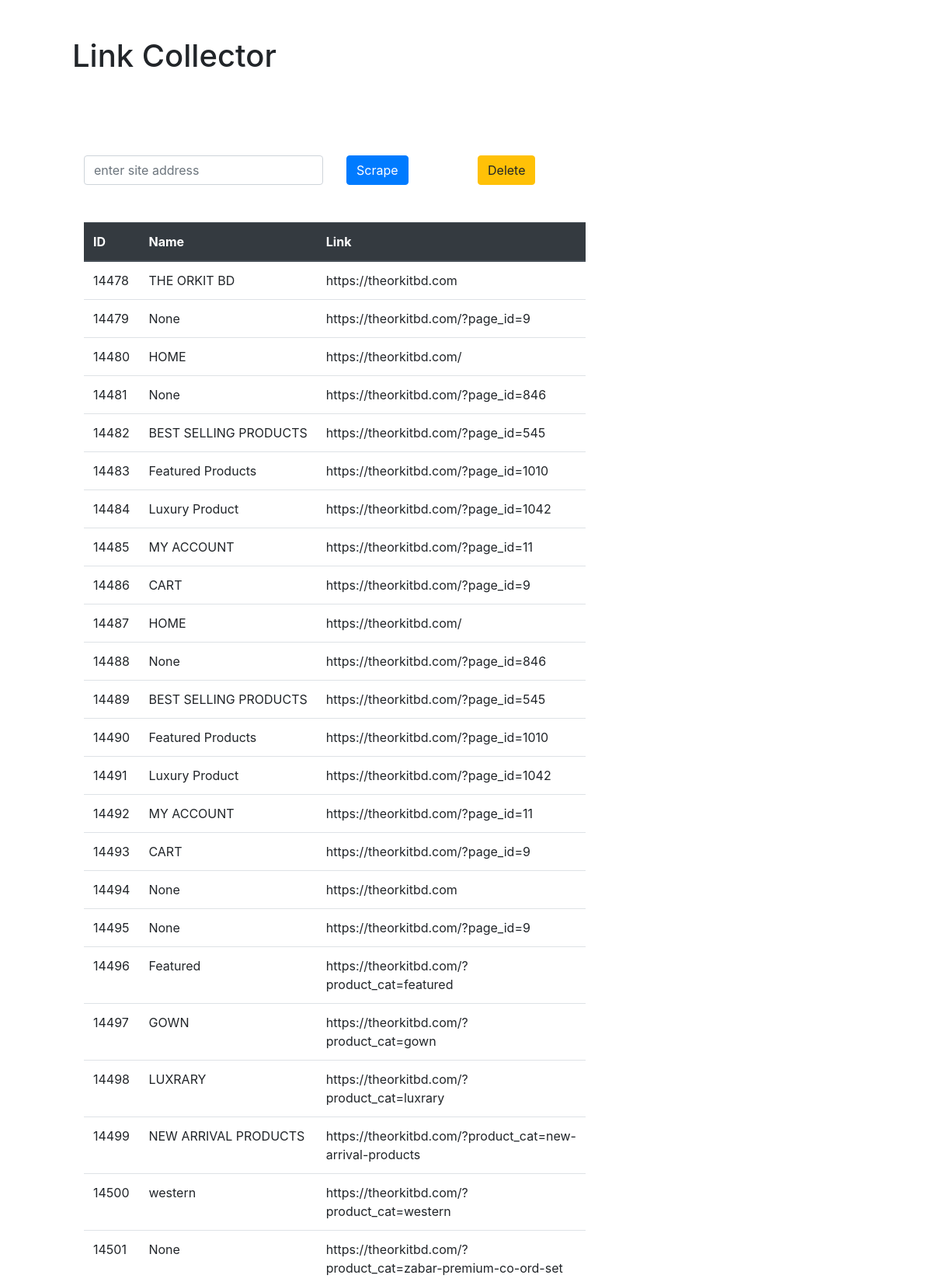
The page / (upper part) on the database its author committed.
### mysite/models.py (models this page shows, shortened)
class Link(models.Model):
    address = models.CharField(max_length=1000,null=True,blank=True)
    name = models.CharField(max_length=1000,null=True,blank=True)

### mysite/views.py (the view)
# urls.py: path('',scrape,name="home"),
def scrape(request):
    if request.method == "POST":
        site = request.POST.get('site','')
        page = requests.get(site)
        soup = BeautifulSoup(page.text,'html.parser')
        for link in soup.find_all('a'):
            link_address = link.get('href')
            link_text = link.string
            Link.objects.create(address=link_address,name=link_text)
        return HttpResponseRedirect('/')
    else:
        data = Link.objects.all()
    return render(request,'index.html',{'data':data})

### templates/index.html (shortened to what this page needs)
<!DOCTYPE html>
<html lang="en">
<head>
        <link rel="stylesheet" href="https://stackpath.bootstrapcdn.com/bootstrap/4.3.1/css/bootstrap.min.css">
</head>
<body>
       <div class="container">
        <div class="row">
            <div class="col-md-12 m-5">
                <h1>Link Collector</h1>
            </div>
        </div>
        <div class="row m-5">
            <div class="col-md-4">
                <form method="POST" action="/">
                    <input class="form-control" name="site" type="text" id="site" placeholder="enter site address">
                </div>
                <div class="col-md-2">
                    <button class="btn btn-primary" type="submit">Scrape</button>
                </div>
                <div class="col-md-6">
                    <a class="btn btn-warning" href="/delete">Delete</a>
                </div>
        </div>
           <div class="row m-5">
               <div class="col-md-8">
                    <table class="table">
                            <thead class="thead-dark">
                              <tr>
                                <th scope="col">ID</th>
                                <th scope="col">Name</th>
                                <th scope="col">Link</th>
                              </tr>
                            </thead>
                            <tbody>
                            {% for link in data %}
                              <tr>
                                <td> {{ link.id}}</td>
                                <td>{{ link.name}}</td>
                                <td>{{link.address}}</td>
                              </tr>
                              {% endfor %}
                            </tbody>
                          </table>
               </div>
           </div>
       </div>
</body>
</html>

### rows shown on the page
Link: id "14478", name "THE ORKIT BD", address "https://theorkitbd.com"
Link: id "14479", name "None", address "https://theorkitbd.com/?page_id=9"
Link: id "14480", name "HOME", address "https://theorkitbd.com/"
Link: id "14481", name "None", address "https://theorkitbd.com/?page_id=846"
Link: id "14482", name "BEST SELLING PRODUCTS", address "https://theorkitbd.com/?page_id=545"
Link: id "14483", name "Featured Products", address "https://theorkitbd.com/?page_id=1010"
Link: id "14484", name "Luxury Product", address "https://theorkitbd.com/?page_id=1042"
Link: id "14485", name "MY ACCOUNT", address "https://theorkitbd.com/?page_id=11"
Link: id "14486", name "CART", address "https://theorkitbd.com/?page_id=9"
Link: id "14487", name "HOME", address "https://theorkitbd.com/"
Link: id "14488", name "None", address "https://theorkitbd.com/?page_id=846"
Link: id "14489", name "BEST SELLING PRODUCTS", address "https://theorkitbd.com/?page_id=545"
Link: id "14490", name "Featured Products", address "https://theorkitbd.com/?page_id=1010"
Link: id "14491", name "Luxury Product", address "https://theorkitbd.com/?page_id=1042"
Link: id "14492", name "MY ACCOUNT", address "https://theorkitbd.com/?page_id=11"
Link: id "14493", name "CART", address "https://theorkitbd.com/?page_id=9"
Link: id "14494", name "None", address "https://theorkitbd.com"
Link: id "14495", name "None", address "https://theorkitbd.com/?page_id=9"
Link: id "14496", name "Featured", address "https://theorkitbd.com/?product_cat=featured"
Link: id "14497", name "GOWN", address "https://theorkitbd.com/?product_cat=gown"
Link: id "14498", name "LUXRARY", address "https://theorkitbd.com/?product_cat=luxrary"
Link: id "14499", name "NEW ARRIVAL PRODUCTS", address "https://theorkitbd.com/?product_cat=new-arrival-products"
Link: id "14500", name "western", address "https://theorkitbd.com/?product_cat=western"
Link: id "14501", name "None", address "https://theorkitbd.com/?product_cat=zabar-premium-co-ord-set"
